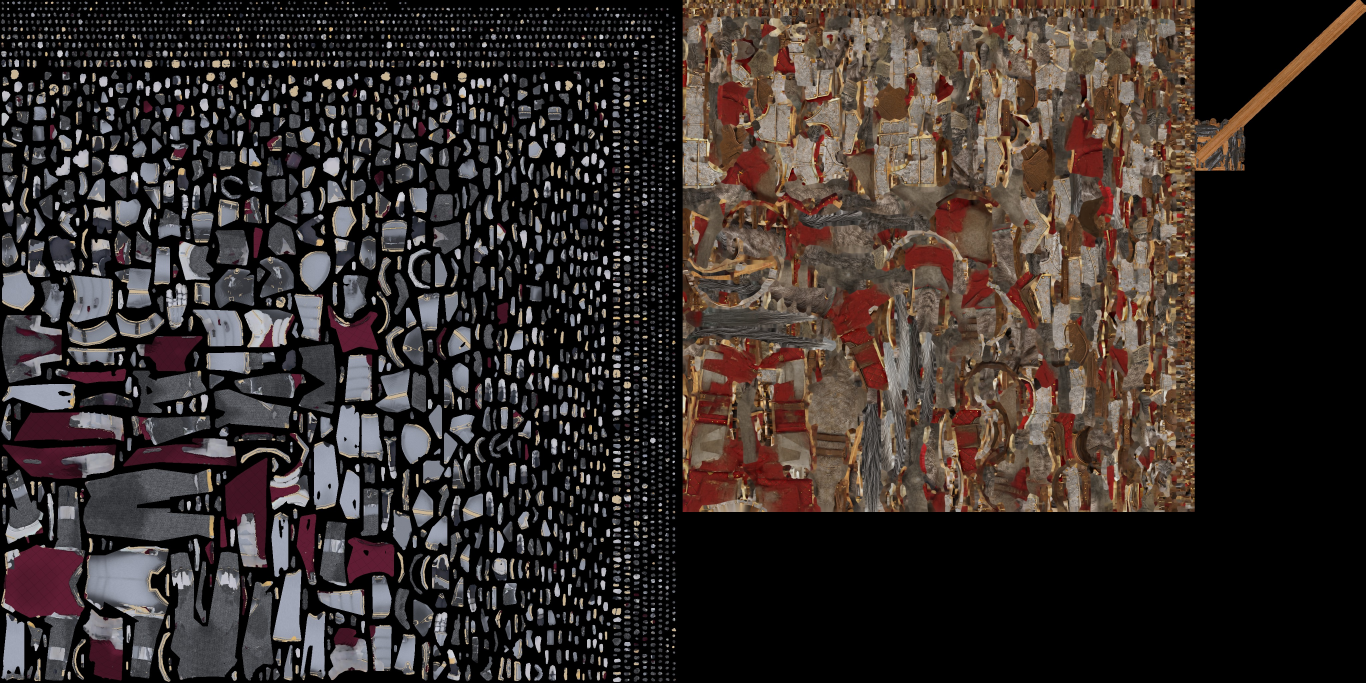
#> input picture assets/3D/units/cavalry/cavalry_cavalry_atlas.jpg, 4096 x 2048 px, found by its file name (shown at 1/3 size)
$ python cloth_mask.py
#> lines starting #> are read from the running program, lines starting #| are printed output that depends on the picture; after the words box and inside, x2 and y2 are one past the last pixel; in counts of white or black regions, pixels touching at a corner belong together
#> in main, rgb is the input picture: PIL image 4096x2048 RGB; mean R, G, B 55.7, 47, 43.8
"""Bake the TUNIC MASK of the land arms whose art has no exported one, for the
3D map's realm-coloured tunics (Map3DUnitDress, scenes/map3d/materials/
unit_realm_tint*.tres). The infantry's mask comes from its export
(tools/units3d/infantry_arp/tunic_mask.py); these Tripo atlases have no cloth
material, so the dyed cloth is picked by an HSV window per atlas (RECIPES),
median-cleaned and feathered so seams do not alias.

Writes `<model>_tunic_mask.png` (L: 1 = tunic) beside each atlas and prints
the dye's mean linear luminance, the material's `tunic_luminance`. Run from
the repo root:

    python3 tools/units3d/cloth_mask.py [--preview DIR]
"""
import argparse
from pathlib import Path

import numpy as np
from PIL import Image, ImageFilter

UNITS = Path("assets/3D/units")
# model -> atlas, hue window (degrees; lo > hi wraps through red), min saturation, value window (0..1)
RECIPES = {
    "cavalry": dict(atlas="cavalry/cavalry_cavalry_atlas.jpg", hue=(330, 12), sat=0.40, val=(0.15, 1.0)),
    "royal": dict(atlas="royal/royal_royal_atlas.jpg", hue=(100, 180), sat=0.30, val=(0.06, 1.0)),
    "archers": dict(atlas="archers/archers_tripo_image_cb7177bc-87a5-4437-85a0-cadbd2ce3d64_0.jpg",
                    hue=(28, 52), sat=0.55, val=(0.35, 1.0)),
}


def linear_luminance(rgb: np.ndarray) -> np.ndarray:
    c = rgb / 255.0
    lin = np.where(c <= 0.04045, c / 12.92, ((c + 0.055) / 1.055) ** 2.4)
    return lin @ np.array([0.2126, 0.7152, 0.0722])


def mask_of(rgb: Image.Image, hue, sat, val):
#> called with hue = (330, 12), sat = 0.4, val = (0.15, 1)
    hsv = np.asarray(rgb.convert("HSV")).astype(np.float32) / 255.0
    h, s, v = hsv[..., 0] * 360.0, hsv[..., 1], hsv[..., 2]
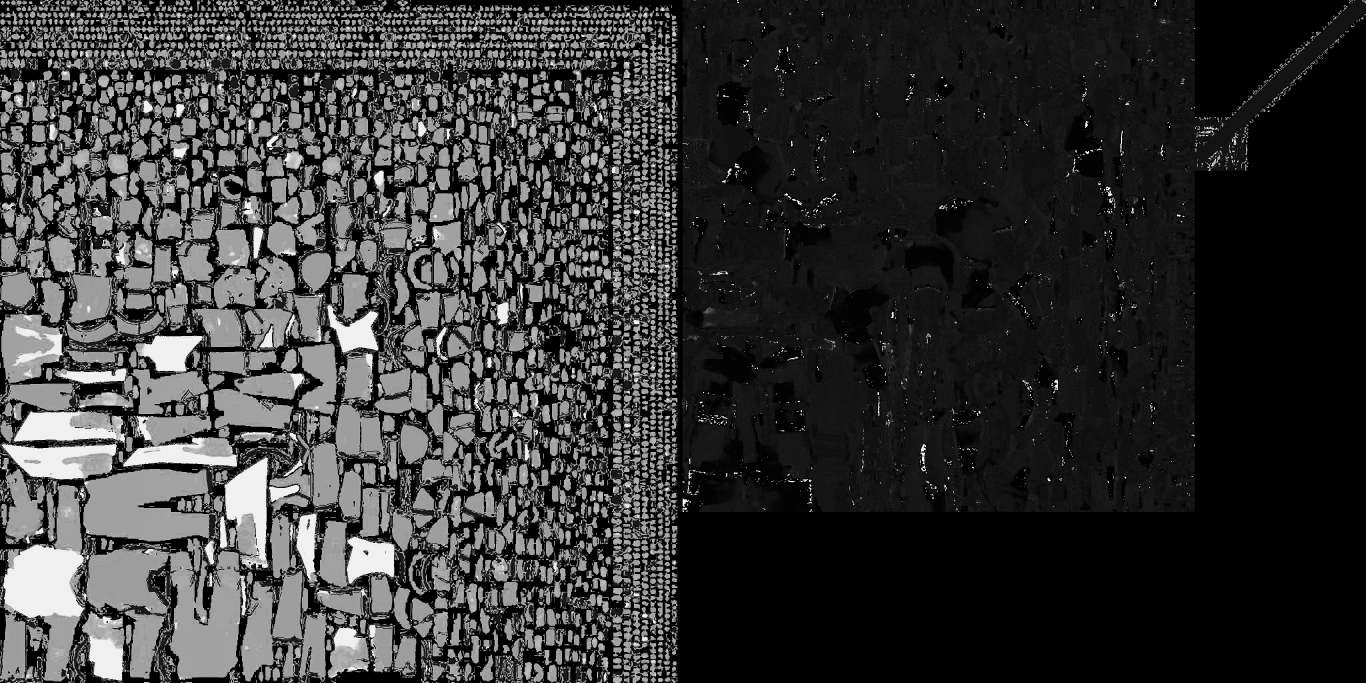
#> h: shape (2048, 4096) float32 (shown at 1/3 size); min 0, max 358.6, mean 76.2; drawn with min black and max white
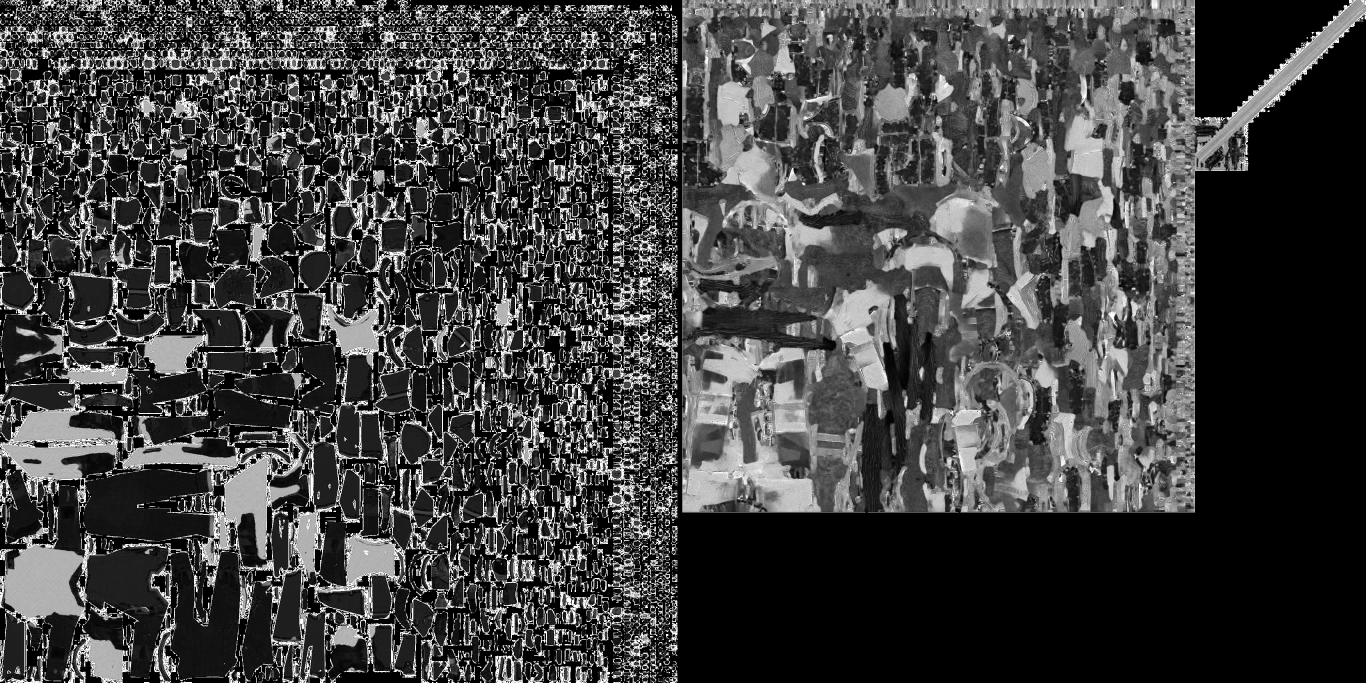
#> s: shape (2048, 4096) float32 (shown at 1/3 size); min 0, max 1, mean 0.254
    in_hue = (h >= hue[0]) & (h <= hue[1]) if hue[0] <= hue[1] else (h >= hue[0]) | (h <= hue[1])
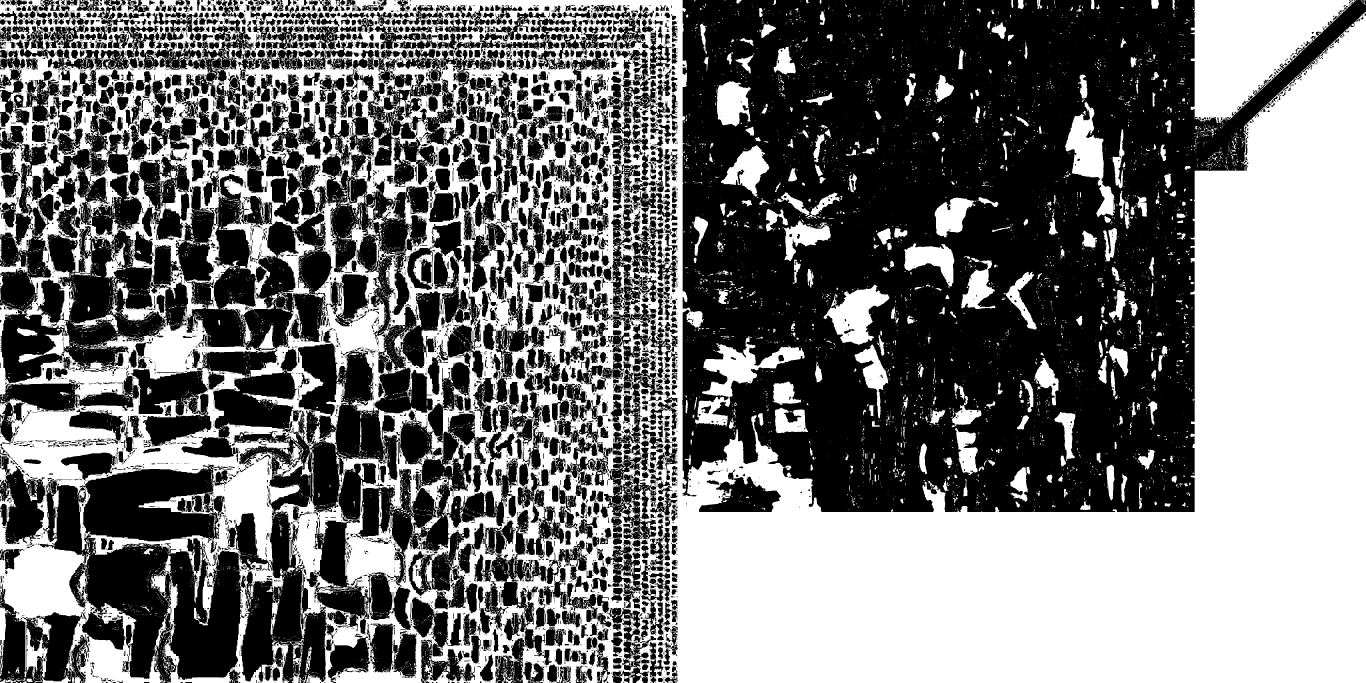
#> in_hue: shape (2048, 4096) bool (shown at 1/3 size); 46.3% white; 13481 white regions (12351 under 20 px), largest, box (x1, y1, x2, y2) and area: (0, 0, 4096, 2048) 3420223, (3572, 0, 4069, 370) 103815, (2085, 1009, 2414, 1279) 24287
    m = in_hue & (s >= sat) & (v >= val[0]) & (v <= val[1])
#> m: shape (2048, 4096) bool; 5.9% white; 1247 white regions (756 under 20 px), largest, box (x1, y1, x2, y2) and area: (2048, 1246, 2464, 1536) 42613, (11, 1634, 253, 1853) 39299, (2085, 1015, 2414, 1279) 24093
    img = Image.fromarray((m * 255).astype(np.uint8), "L")
    img = img.filter(ImageFilter.MedianFilter(3)).filter(ImageFilter.GaussianBlur(1.0))
    lum = float(linear_luminance(np.asarray(rgb).astype(np.float32))[m].mean())
#> in linear_luminance, `return lin @ np.array([0.2126, 0.7152, 0.0722])`:
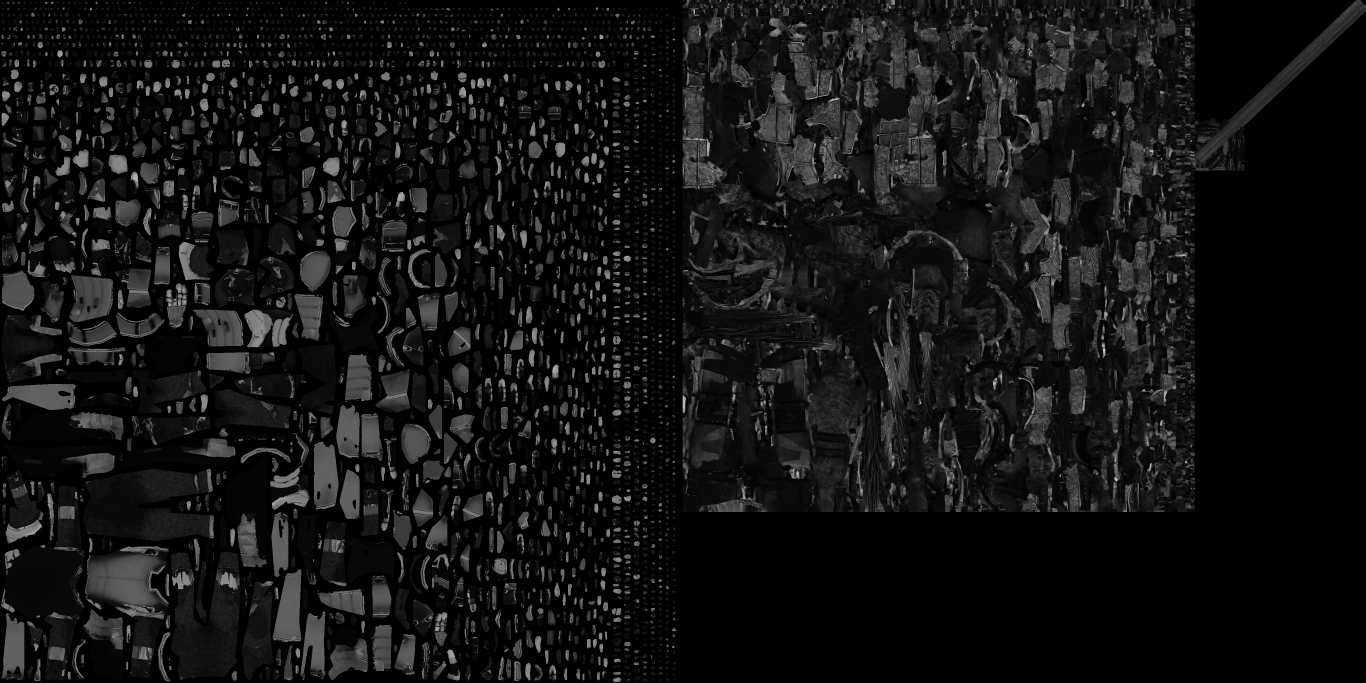
#> returned value: shape (2048, 4096) float64 (shown at 1/3 size); min 0, max 0.975, mean 0.0757
#> lum = 0.034
    return img, lum


def main() -> None:
    ap = argparse.ArgumentParser()
    ap.add_argument("--preview", type=Path)
    args = ap.parse_args()
    for model, r in RECIPES.items():
        src = UNITS / r["atlas"]
        rgb = Image.open(src).convert("RGB")
        m, lum = mask_of(rgb, r["hue"], r["sat"], r["val"])
#> lum = 0.034
        out = src.parent / f"{model}_tunic_mask.png"
        m.save(out)
        print(f"{out}  coverage {np.asarray(m).mean() / 255:.3f}  tunic_luminance {lum:.3f}")
#| assets/3D/units/cavalry/cavalry_tunic_mask.png  coverage 0.059  tunic_luminance 0.034
        if args.preview:
            args.preview.mkdir(parents=True, exist_ok=True)
            red = Image.new("RGB", rgb.size, (255, 0, 0))
            Image.composite(red, rgb, m).resize((1024, 1024)).save(args.preview / f"{model}.png")


if __name__ == "__main__":
#> (the run stopped early here; a loop or call above may not have finished)
